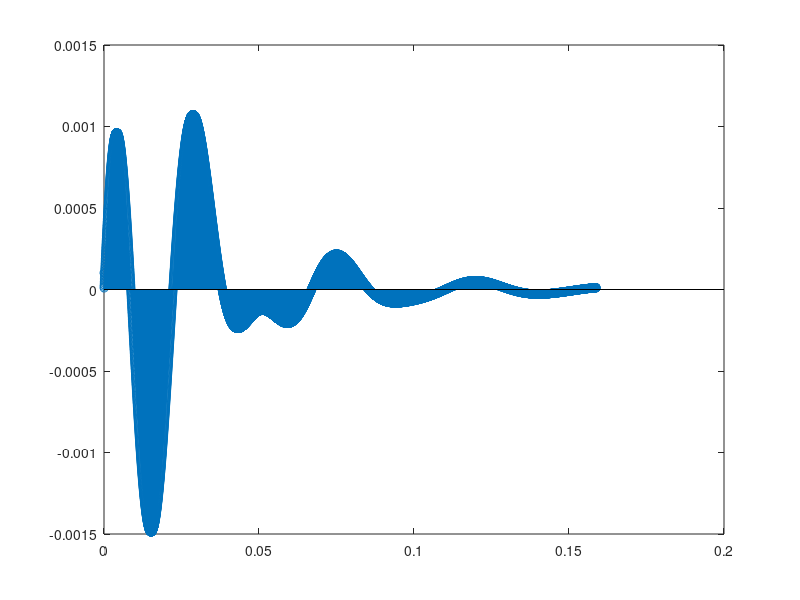

Write MATLAB code to recreate this figure.
function h()
N=7000;
#////////Filtro 31.5Hz////////////////////
s1=0.010114196347557038;
s2=0.010114196347557038;
a21=-1.9976882679888277;
b21=-1.9033337003343762;
a31=0.99772617680134701;
a22=-1.9987820532493104;
b22=-1.9999999959054762;
a32=0.99879273408119773;
#/////////Filtro 16 kHz///////////////////
#s1=0.54115569484630355;
#s2=0.54115569484630355;
#a21=-1.9929062330338988;
#b21=-1.9995547795128696;
#a31=0.99295230173619742;
#a22=-0.0072420371320655319;
#b22=-1.9999999947970359;
#a32=0.31569379867829822;
#//////////////////////////////////////////
#///////////////////FILTRO 8 KHz/////////////////
#s1=0.32727396726746139
#s2=0.32727396726746139
#a21=-1.1508985701373824
#b21=1.9989267286808248
#a31=0.70616690961186612
#a22=0.012347089528947711
#b22=-1.9997881643281059
#a32=0.62169241595734603
#//////////////////////FILTRO 4 KHz////////////////////
#s1=0.181816174126083093;
#s2=0.181816174126083093;
#a21=-1.7256306579923035;
#b21=1.917689682062321;
#a31=0.85818657322090064;
#a22=-1.2839744807665578;
#b22=-1.9995190463285177;
#a32=0.75410327843756864;
#////////////////////////FILTRO 2KHz/////////////////////
#s1=0.095063653045318011;
#s2=0.095063653045318011;
#a21=-1.7255493545252554;
#b21=1.9621384032541549;
#a31=0.86666712487268294;
#a22=-1.884318898389882;
#b22=-1.9999837031331498;
#a32=0.92566942562536558;
#////////////////////////FILTRO 1 KHz/////////////////////////
#s1=0.049546711644191409;
#s2=0.049546711644191409;
#a21=-1.8936589823711933;
#b21=1.8475696057002993;
#a31=0.93046639472475323;
#a22=-1.9517542709310356;
#b22=-1.9999958840297132;
#a32=0.9623164396833872;
#//////////////////////FILTRO 500 Hz////////////////////////////
#s1=0.02652721749126348;
#s2=0.02652721749126348;
#a21=-1.955158498047413;
#b21=1.4486438385428602;
#a31=0.96454348300491932;
#a22=-1.9783347787679899;
#b22=-1.9999989684665151;
#a32=0.98100213788338464;
#//////////////////////FILTRO 250 Hz/////////////////////////////
#s1=0.01588433703605379;
#s2=0.01588433703605379;
#a21=-1.9797366490816914;
#b21=0.43753936941804866;
#a31=0.98210510585048971;
#a22=-1.9897888038856126;
#b22=-1.9999997419165898;
#a32=0.99045897307048592;
#////////////////////////FILTRO 125 Hz/////////////////////////////
#s1=0.011747444893149193;
#s2=0.011747444893149193;
#a21=-1.9904156893429961;
#b21=-0.87802119888800734;
#a31=0.99101057819874705;
#a22=-1.9950503141027367;
#b22=-1.9999999354725686;
#a32=0.99521826411123604;
#//////////////////////FILTRO 63 Hz////////////////////////////////
#s1=0.010464723392085607;
#s2=0.010464723392085607;
#a21=-1.9953086672439;
#b21=-1.639755651480399,
#a31=0.99546009806717473;
#a22=-1.9975447699332796;
#b22=-1.9999999836036131;
#a32=0.99758748552658383;

x=zeros(1,N);
n=[1:1:N];
n=n*(1/44100);
for i=[1:1:N]
  if (i=1)
    x(i)=1;
  else
    x(i)=0;
  endif
endfor
y1=0;
y2=0;
y3=0;
y4=0;
x1=0;
x2=0;
x3=0;
x4=0;
y=zeros(1,(length(x)-1));
y(1)=(s1*s2)*(x(1)+x1*(b22+b21)+x2*(b21*b22+2)+x3*(b22+b21)+x4)+(y1*(-a21-a22)+y2*(-a32-a21*a22-a31)+y3*(-a32*a21-a22*a31)+y4*(-a32*a31));
y(2)=(s1*s2)*(x(2)+x(1)*(b22+b21)+x1*(b21*b22+2)+x2*(b22+b21)+x3)+(y(1)*(-a21-a22)+y1*(-a32-a21*a22-a31)+y2*(-a32*a21-a22*a31)+y3*(-a32*a31));
y(3)=(s1*s2)*(x(3)+x(2)*(b22+b21)+x(1)*(b21*b22+2)+x1*(b22+b21)+x2)+(y(2)*(-a21-a22)+y(1)*(-a32-a21*a22-a31)+y1*(-a32*a21-a22*a31)+y2*(-a32*a31));
y(4)=(s1*s2)*(x(4)+x(3)*(b22+b21)+x(2)*(b21*b22+2)+x(1)*(b22+b21)+x1)+(y(3)*(-a21-a22)+y(2)*(-a32-a21*a22-a31)+y(1)*(-a32*a21-a22*a31)+y1*(-a32*a31));
for (i=[5:1:length(x)])
  y(i)=((s1*s2)*(x(i)+x(i-1)*(b22+b21)+x(i-2)*(b21*b22+2)+x(i-3)*(b22+b21)+x(i-4))-(y(i-1)*(a21+a22)+y(i-2)*(a32+a21*a22+a31)+y(i-3)*(a32*a21+a22*a31)+y(i-4)*(a32*a31)));
endfor
stem(n,y)
endfunction